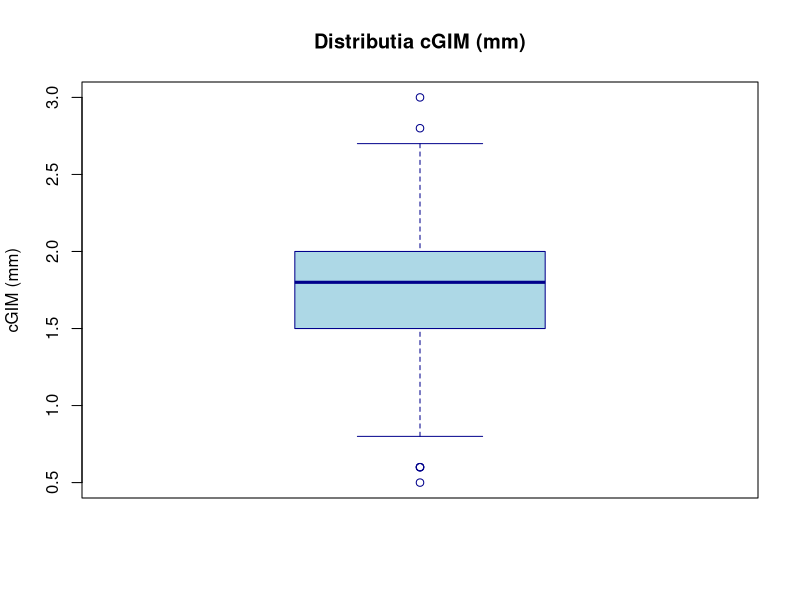
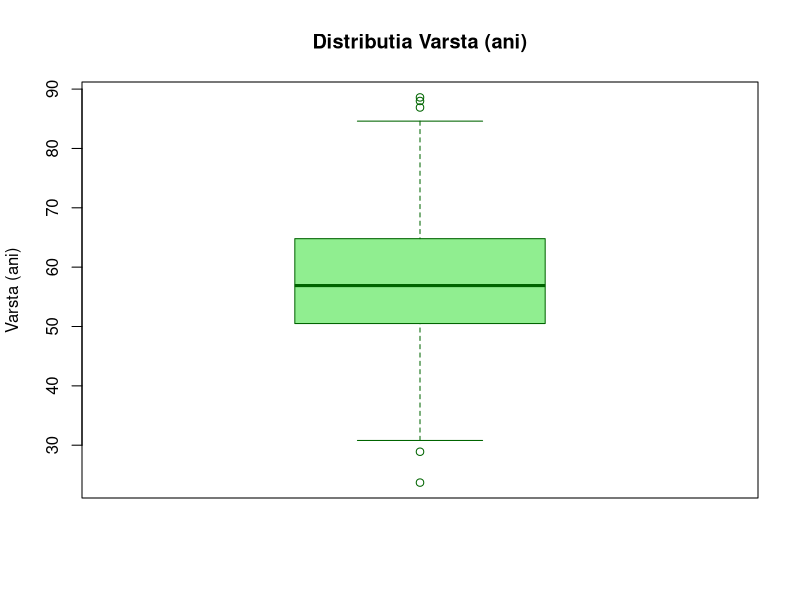
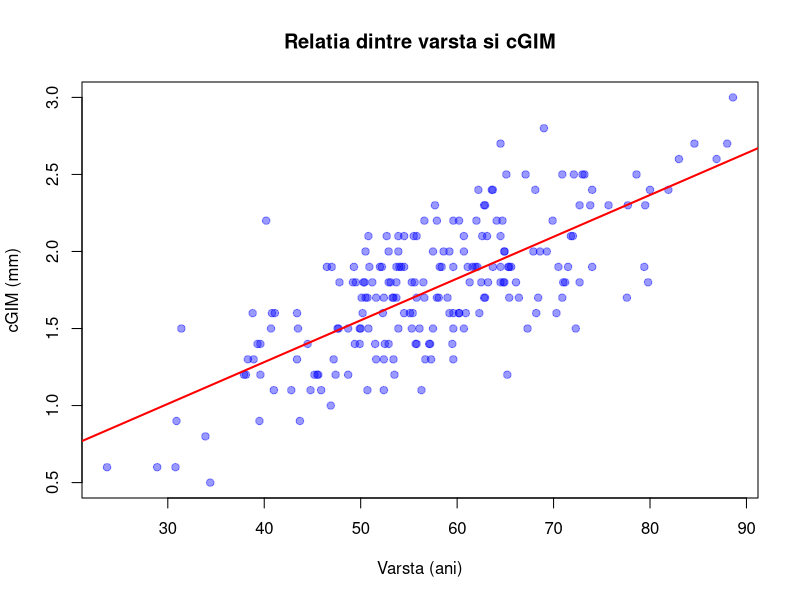
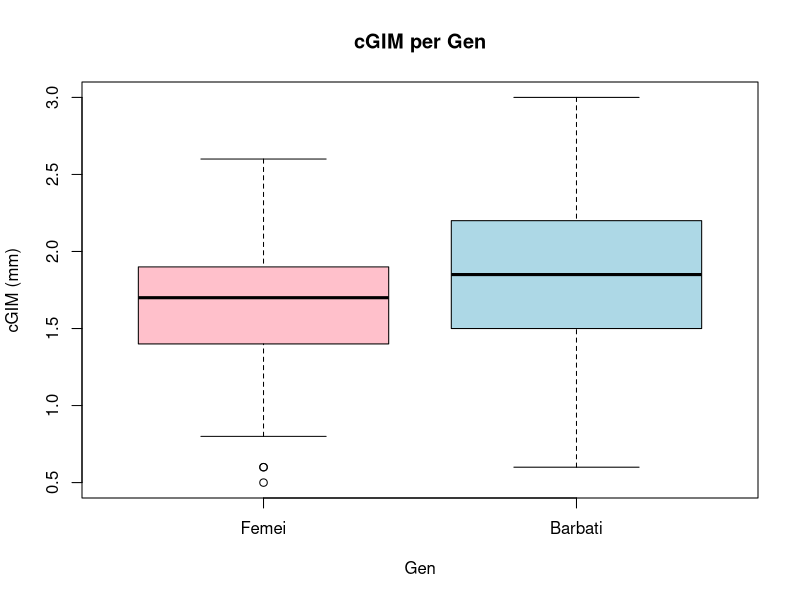
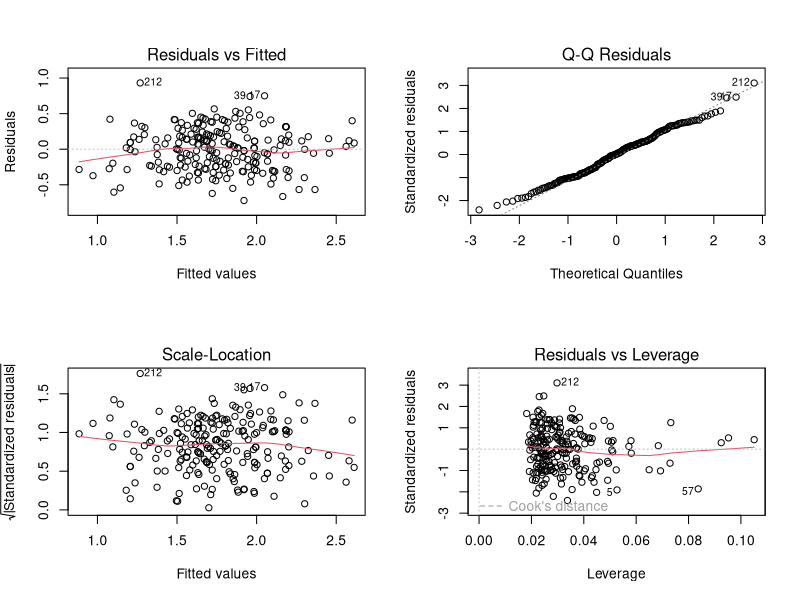
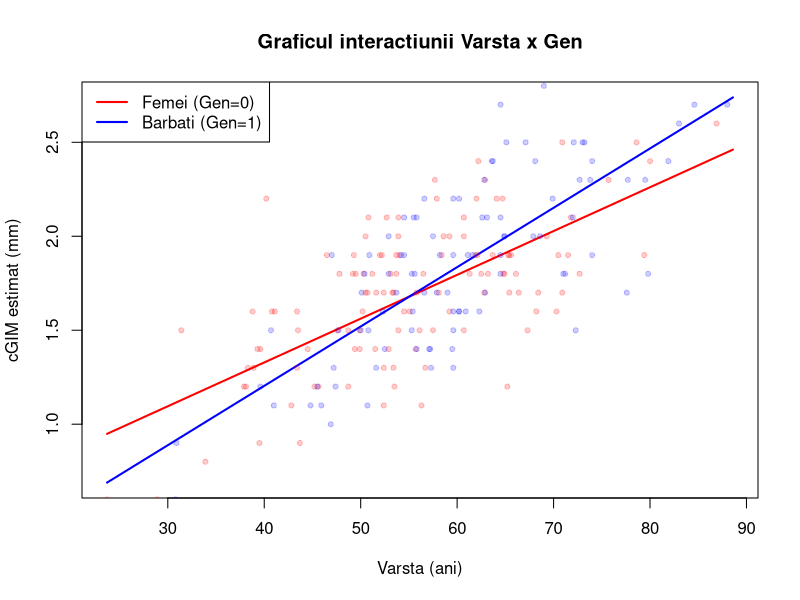
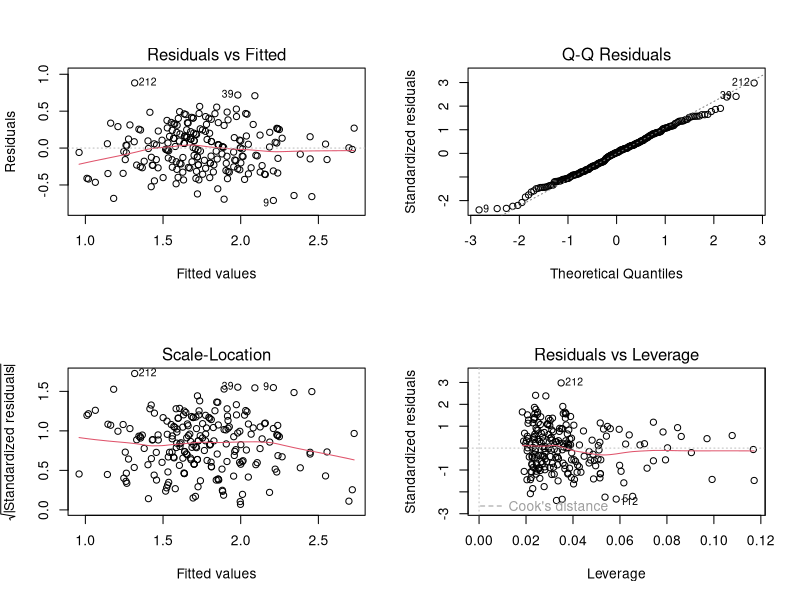

These figures' R source, in order:
# =============================================================================
# LP06 - Regresia liniara multipla cu efect de interactiune
# VD: cGIM_mm (grosimea intima-media carotidiana, mm)
# VI de interes: Varsta_ani, Gen
# Covariate: Durata_bolii_ani, Medicamente_antireumatice,
#            Medicamente_antiinfl_nesteroidiene, Corticosteroizi
# n = 214 pacienti cu artrita reumatoida
# =============================================================================

library(car)
library(lmtest)

data <- read.csv("data.csv", stringsAsFactors = FALSE)
n <- nrow(data)
cat("=== Structura datelor ===\n")
str(data)
cat("n =", n, "\n\n")

# Clean column name (trailing space)
colnames(data) <- trimws(colnames(data))

# Recode Gen as factor
data$Gen_f <- factor(data$Gen, levels=c(0,1), labels=c("Femei","Barbati"))

# =====================================================================
#   INTREBAREA 1 - REGRESIE SIMPLA: Varsta -> cGIM
# =====================================================================
cat("###################################################################\n")
cat("# INTREBAREA 1: Exista o dependenta liniara semnificativa intre\n")
cat("# varsta si cGIM la pacientii cu AR?\n")
cat("###################################################################\n\n")

cat("===========================================================================\n")
cat("1. SPECIFICAREA VARIABILELOR\n")
cat("===========================================================================\n\n")
cat("VD: cGIM_mm - cantitativa continua\n")
cat("VI: Varsta_ani - cantitativa continua\n\n")

cat("===========================================================================\n")
cat("2. ANALIZA DESCRIPTIVA\n")
cat("===========================================================================\n\n")

# cGIM
cat("--- cGIM_mm (mm) ---\n")
cat("  N:       ", sum(!is.na(data$cGIM_mm)), "\n")
cat("  NA:      ", sum(is.na(data$cGIM_mm)), "\n")
cat("  Media:   ", sprintf("%.4f", mean(data$cGIM_mm, na.rm=TRUE)), "\n")
cat("  Mediana: ", sprintf("%.4f", median(data$cGIM_mm, na.rm=TRUE)), "\n")
cat("  SD:      ", sprintf("%.4f", sd(data$cGIM_mm, na.rm=TRUE)), "\n")
cat("  Min:     ", sprintf("%.4f", min(data$cGIM_mm, na.rm=TRUE)), "\n")
cat("  Max:     ", sprintf("%.4f", max(data$cGIM_mm, na.rm=TRUE)), "\n")
q_cgim <- quantile(data$cGIM_mm, c(0.25, 0.75), na.rm=TRUE)
iqr_cgim <- IQR(data$cGIM_mm, na.rm=TRUE)
cat("  Q1:      ", sprintf("%.4f", q_cgim[1]), "\n")
cat("  Q3:      ", sprintf("%.4f", q_cgim[2]), "\n")
cat("  IQR:     ", sprintf("%.4f", iqr_cgim), "\n")
out_cgim <- data$cGIM_mm[data$cGIM_mm < q_cgim[1] - 1.5*iqr_cgim | data$cGIM_mm > q_cgim[2] + 1.5*iqr_cgim]
cat("  Outliers:", length(out_cgim), "\n\n")

# Varsta
cat("--- Varsta_ani (ani) ---\n")
cat("  N:       ", sum(!is.na(data$Varsta_ani)), "\n")
cat("  NA:      ", sum(is.na(data$Varsta_ani)), "\n")
cat("  Media:   ", sprintf("%.4f", mean(data$Varsta_ani, na.rm=TRUE)), "\n")
cat("  Mediana: ", sprintf("%.4f", median(data$Varsta_ani, na.rm=TRUE)), "\n")
cat("  SD:      ", sprintf("%.4f", sd(data$Varsta_ani, na.rm=TRUE)), "\n")
cat("  Min:     ", sprintf("%.4f", min(data$Varsta_ani, na.rm=TRUE)), "\n")
cat("  Max:     ", sprintf("%.4f", max(data$Varsta_ani, na.rm=TRUE)), "\n")
q_varsta <- quantile(data$Varsta_ani, c(0.25, 0.75), na.rm=TRUE)
iqr_varsta <- IQR(data$Varsta_ani, na.rm=TRUE)
cat("  Q1:      ", sprintf("%.4f", q_varsta[1]), "\n")
cat("  Q3:      ", sprintf("%.4f", q_varsta[2]), "\n")
cat("  IQR:     ", sprintf("%.4f", iqr_varsta), "\n")
out_varsta <- data$Varsta_ani[data$Varsta_ani < q_varsta[1] - 1.5*iqr_varsta | data$Varsta_ani > q_varsta[2] + 1.5*iqr_varsta]
cat("  Outliers:", length(out_varsta), "\n\n")

cat("===========================================================================\n")
cat("3. GRAFICE\n")
cat("===========================================================================\n\n")

png("q1_boxplot_cgim.png", width=600, height=400)
boxplot(data$cGIM_mm, main="Distributia cGIM (mm)", ylab="cGIM (mm)",
        col="lightblue", border="darkblue")
dev.off()
cat("Salvat: q1_boxplot_cgim.png\n")

png("q1_boxplot_varsta.png", width=600, height=400)
boxplot(data$Varsta_ani, main="Distributia Varsta (ani)", ylab="Varsta (ani)",
        col="lightgreen", border="darkgreen")
dev.off()
cat("Salvat: q1_boxplot_varsta.png\n")

png("q1_scatter.png", width=600, height=500)
plot(data$Varsta_ani, data$cGIM_mm,
     xlab="Varsta (ani)", ylab="cGIM (mm)",
     main="Relatia dintre varsta si cGIM",
     pch=19, col=rgb(0,0,1,0.4))
abline(lm(cGIM_mm ~ Varsta_ani, data=data), col="red", lwd=2)
dev.off()
cat("Salvat: q1_scatter.png\n\n")

cat("===========================================================================\n")
cat("4. CORELATIA\n")
cat("===========================================================================\n\n")

r1 <- cor.test(data$Varsta_ani, data$cGIM_mm)
cat("Pearson r =", sprintf("%.4f", r1$estimate), "\n")
cat("t =", sprintf("%.4f", r1$statistic), "\n")
cat("df =", r1$parameter, "\n")
cat("p-value =", format.pval(r1$p.value, digits=4), "\n")
cat("95% CI: [", sprintf("%.4f", r1$conf.int[1]), ",", sprintf("%.4f", r1$conf.int[2]), "]\n\n")

cat("===========================================================================\n")
cat("5. MODELUL DE REGRESIE SIMPLA (Varsta -> cGIM)\n")
cat("===========================================================================\n\n")

model_q1 <- lm(cGIM_mm ~ Varsta_ani, data=data)
s_q1 <- summary(model_q1)
print(s_q1)
cat("\n")

ci_q1 <- confint(model_q1)
cat("95% IC:\n")
print(ci_q1)
cat("\n")
cat("R² =", sprintf("%.4f", s_q1$r.squared), "\n")
cat("R² ajustat =", sprintf("%.4f", s_q1$adj.r.squared), "\n\n")

# =====================================================================
#   INTREBAREA 2 - REGRESIE SIMPLA: Gen -> cGIM
# =====================================================================
cat("###################################################################\n")
cat("# INTREBAREA 2: Exista o asociere semnificativa intre gen si cGIM\n")
cat("# la pacientii cu AR?\n")
cat("###################################################################\n\n")

cat("===========================================================================\n")
cat("1. SPECIFICAREA VARIABILELOR\n")
cat("===========================================================================\n\n")
cat("VD: cGIM_mm - cantitativa continua\n")
cat("VI: Gen - calitativa dihotomiala (0=Femei ref, 1=Barbati)\n\n")

cat("===========================================================================\n")
cat("2. ANALIZA DESCRIPTIVA\n")
cat("===========================================================================\n\n")

cat("Distributia Gen:\n")
print(table(data$Gen_f))
cat("\n")

for (g in levels(data$Gen_f)) {
  sub <- data$cGIM_mm[data$Gen_f == g]
  cat(sprintf("cGIM la %s (n=%d): Media=%.4f, SD=%.4f, Mediana=%.4f\n",
              g, length(sub), mean(sub), sd(sub), median(sub)))
}
cat("\n")

png("q2_boxplot_cgim_by_gen.png", width=600, height=500)
boxplot(cGIM_mm ~ Gen_f, data=data, main="cGIM per Gen",
        ylab="cGIM (mm)", xlab="Gen", col=c("pink","lightblue"))
dev.off()
cat("Salvat: q2_boxplot_cgim_by_gen.png\n\n")

cat("===========================================================================\n")
cat("3. MODELUL DE REGRESIE SIMPLA (Gen -> cGIM)\n")
cat("===========================================================================\n\n")

model_q2 <- lm(cGIM_mm ~ Gen, data=data)
s_q2 <- summary(model_q2)
print(s_q2)
cat("\n")

ci_q2 <- confint(model_q2)
cat("95% IC:\n")
print(ci_q2)
cat("\n")
cat("R² =", sprintf("%.4f", s_q2$r.squared), "\n")
cat("R² ajustat =", sprintf("%.4f", s_q2$adj.r.squared), "\n\n")

# =====================================================================
#   INTREBAREA 3 - REGRESIE MULTIPLA FARA INTERACTIUNE
# =====================================================================
cat("###################################################################\n")
cat("# INTREBAREA 3: Exista o dependenta liniara semnificativa intre\n")
cat("# varsta si cGIM, ajustind pentru gen si caracteristicile clinice?\n")
cat("###################################################################\n\n")

cat("===========================================================================\n")
cat("1. SPECIFICAREA VARIABILELOR\n")
cat("===========================================================================\n\n")
cat("VD: cGIM_mm\n")
cat("VI de interes: Varsta_ani, Gen\n")
cat("Covariate: Durata_bolii_ani, Medicamente_antireumatice,\n")
cat("           Medicamente_antiinfl_nesteroidiene, Corticosteroizi\n\n")

cat("===========================================================================\n")
cat("2. STATISTICI DESCRIPTIVE COVARIATE\n")
cat("===========================================================================\n\n")

# Durata bolii
cat("--- Durata_bolii_ani ---\n")
cat("  N:       ", sum(!is.na(data$Durata_bolii_ani)), "\n")
cat("  Media:   ", sprintf("%.4f", mean(data$Durata_bolii_ani, na.rm=TRUE)), "\n")
cat("  SD:      ", sprintf("%.4f", sd(data$Durata_bolii_ani, na.rm=TRUE)), "\n")
cat("  Min:     ", sprintf("%.4f", min(data$Durata_bolii_ani, na.rm=TRUE)), "\n")
cat("  Max:     ", sprintf("%.4f", max(data$Durata_bolii_ani, na.rm=TRUE)), "\n\n")

cat("Medicamente_antireumatice:\n")
print(table(data$Medicamente_antireumatice))
cat("\nMedicamente_antiinfl_nesteroidiene:\n")
print(table(data$Medicamente_antiinfl_nesteroidiene))
cat("\nCorticosteroizi:\n")
print(table(data$Corticosteroizi))
cat("\n")

cat("===========================================================================\n")
cat("3. MODELUL DE REGRESIE MULTIPLA FARA INTERACTIUNE\n")
cat("===========================================================================\n\n")

model_q3 <- lm(cGIM_mm ~ Varsta_ani + Gen + Durata_bolii_ani +
                  Medicamente_antireumatice + Medicamente_antiinfl_nesteroidiene +
                  Corticosteroizi, data=data)
s_q3 <- summary(model_q3)
print(s_q3)
cat("\n")

ci_q3 <- confint(model_q3)
cat("95% IC:\n")
print(ci_q3)
cat("\n")

# F-test global
cat("Testul F global:\n")
cat("  F =", sprintf("%.4f", s_q3$fstatistic[1]), "\n")
cat("  df1 =", s_q3$fstatistic[2], ", df2 =", s_q3$fstatistic[3], "\n")
p_f3 <- pf(s_q3$fstatistic[1], s_q3$fstatistic[2], s_q3$fstatistic[3], lower.tail=FALSE)
cat("  p-value =", format.pval(p_f3, digits=4), "\n\n")

cat("R² =", sprintf("%.4f", s_q3$r.squared), "\n")
cat("R² ajustat =", sprintf("%.4f", s_q3$adj.r.squared), "\n\n")

# Diagnostics Q3
cat("===========================================================================\n")
cat("4. DIAGNOSTICE MODEL Q3\n")
cat("===========================================================================\n\n")

resid_q3 <- residuals(model_q3)
sw3 <- shapiro.test(resid_q3)
cat("Shapiro-Wilk: W =", sprintf("%.4f", sw3$statistic), ", p =", format.pval(sw3$p.value, digits=4), "\n")
if (sw3$p.value > 0.05) {
  cat("  Reziduurile sunt normal distribuite.\n")
} else {
  cat("  Reziduurile NU sunt normal distribuite.\n")
}

bp3 <- bptest(model_q3)
cat("Breusch-Pagan: BP =", sprintf("%.4f", bp3$statistic),
    ", p =", format.pval(bp3$p.value, digits=4), "\n")
if (bp3$p.value > 0.05) {
  cat("  Homoscedasticitate respectata.\n")
} else {
  cat("  Heteroscedasticitate detectata.\n")
}

dw3 <- dwtest(model_q3)
cat("Durbin-Watson: DW =", sprintf("%.4f", dw3$statistic),
    ", p =", format.pval(dw3$p.value, digits=4), "\n")
if (dw3$p.value > 0.05) {
  cat("  Erorile sunt independente.\n")
} else {
  cat("  Erorile NU sunt independente.\n")
}

cook3 <- cooks.distance(model_q3)
cat("Cook's D > 4/n:", sum(cook3 > 4/n), "observatii\n")
sr3 <- rstandard(model_q3)
cat("Reziduuri standardizate |> 2|:", sum(abs(sr3) > 2), "observatii\n\n")

cat("VIF:\n")
print(vif(model_q3))
cat("\n")

png("q3_diagnostic.png", width=900, height=800, res=150)
par(mfrow=c(2,2))
plot(model_q3)
dev.off()
cat("Salvat: q3_diagnostic.png\n\n")

# =====================================================================
#   INTREBAREA 4 - REGRESIE MULTIPLA CU INTERACTIUNE Varsta*Gen
# =====================================================================
cat("###################################################################\n")
cat("# INTREBAREA 4: Dependenta liniara intre varsta si cGIM difera\n")
cat("# semnificativ in functie de gen, ajustind pentru covariate?\n")
cat("###################################################################\n\n")

cat("===========================================================================\n")
cat("1. MODELUL CU INTERACTIUNE\n")
cat("===========================================================================\n\n")

model_q4 <- lm(cGIM_mm ~ Varsta_ani * Gen + Durata_bolii_ani +
                  Medicamente_antireumatice + Medicamente_antiinfl_nesteroidiene +
                  Corticosteroizi, data=data)
s_q4 <- summary(model_q4)
print(s_q4)
cat("\n")

ci_q4 <- confint(model_q4)
cat("95% IC:\n")
print(ci_q4)
cat("\n")

# F-test global
cat("Testul F global:\n")
cat("  F =", sprintf("%.4f", s_q4$fstatistic[1]), "\n")
cat("  df1 =", s_q4$fstatistic[2], ", df2 =", s_q4$fstatistic[3], "\n")
p_f4 <- pf(s_q4$fstatistic[1], s_q4$fstatistic[2], s_q4$fstatistic[3], lower.tail=FALSE)
cat("  p-value =", format.pval(p_f4, digits=4), "\n\n")

cat("R² =", sprintf("%.4f", s_q4$r.squared), "\n")
cat("R² ajustat =", sprintf("%.4f", s_q4$adj.r.squared), "\n\n")

# Semnificatia interactiunii
cat("===========================================================================\n")
cat("2. SEMNIFICATIA TERMENULUI DE INTERACTIUNE\n")
cat("===========================================================================\n\n")

coef_q4 <- s_q4$coefficients
int_row <- which(rownames(coef_q4) == "Varsta_ani:Gen")
cat("Coeficient interactiune (Varsta_ani:Gen):\n")
cat("  B =", sprintf("%.4f", coef_q4[int_row, 1]), "\n")
cat("  SE =", sprintf("%.4f", coef_q4[int_row, 2]), "\n")
cat("  t =", sprintf("%.4f", coef_q4[int_row, 3]), "\n")
cat("  p =", format.pval(coef_q4[int_row, 4], digits=4), "\n\n")
if (coef_q4[int_row, 4] < 0.05) {
  cat("Interactiunea este semnificativa (p < 0.05): efectul varstei\n")
  cat("asupra cGIM difera semnificativ intre barbati si femei.\n\n")
} else {
  cat("Interactiunea NU este semnificativa (p >= 0.05): efectul varstei\n")
  cat("asupra cGIM nu difera semnificativ intre barbati si femei.\n\n")
}

# Interaction plot
cat("===========================================================================\n")
cat("3. GRAFICUL INTERACTIUNII\n")
cat("===========================================================================\n\n")

png("q4_interaction_plot.png", width=700, height=500)
varsta_range <- seq(min(data$Varsta_ani), max(data$Varsta_ani), length.out=100)
newdata_f <- data.frame(
  Varsta_ani = varsta_range, Gen = 0,
  Durata_bolii_ani = mean(data$Durata_bolii_ani),
  Medicamente_antireumatice = mean(data$Medicamente_antireumatice),
  Medicamente_antiinfl_nesteroidiene = mean(data$Medicamente_antiinfl_nesteroidiene),
  Corticosteroizi = mean(data$Corticosteroizi))
pred_f <- predict(model_q4, newdata_f)
newdata_m <- data.frame(
  Varsta_ani = varsta_range, Gen = 1,
  Durata_bolii_ani = mean(data$Durata_bolii_ani),
  Medicamente_antireumatice = mean(data$Medicamente_antireumatice),
  Medicamente_antiinfl_nesteroidiene = mean(data$Medicamente_antiinfl_nesteroidiene),
  Corticosteroizi = mean(data$Corticosteroizi))
pred_m <- predict(model_q4, newdata_m)

plot(varsta_range, pred_f, type="l", col="red", lwd=2,
     xlab="Varsta (ani)", ylab="cGIM estimat (mm)",
     main="Graficul interactiunii Varsta x Gen",
     ylim=range(c(pred_f, pred_m)))
lines(varsta_range, pred_m, col="blue", lwd=2)
legend("topleft", legend=c("Femei (Gen=0)", "Barbati (Gen=1)"),
       col=c("red","blue"), lwd=2)
points(data$Varsta_ani[data$Gen==0], data$cGIM_mm[data$Gen==0],
       pch=19, col=rgb(1,0,0,0.2), cex=0.7)
points(data$Varsta_ani[data$Gen==1], data$cGIM_mm[data$Gen==1],
       pch=19, col=rgb(0,0,1,0.2), cex=0.7)
dev.off()
cat("Salvat: q4_interaction_plot.png\n\n")

# Diagnostics Q4
cat("===========================================================================\n")
cat("4. DIAGNOSTICE MODEL Q4\n")
cat("===========================================================================\n\n")

resid_q4 <- residuals(model_q4)
sw4 <- shapiro.test(resid_q4)
cat("Shapiro-Wilk: W =", sprintf("%.4f", sw4$statistic), ", p =", format.pval(sw4$p.value, digits=4), "\n")
if (sw4$p.value > 0.05) {
  cat("  Reziduurile sunt normal distribuite.\n")
} else {
  cat("  Reziduurile NU sunt normal distribuite.\n")
}

bp4 <- bptest(model_q4)
cat("Breusch-Pagan: BP =", sprintf("%.4f", bp4$statistic),
    ", p =", format.pval(bp4$p.value, digits=4), "\n")
if (bp4$p.value > 0.05) {
  cat("  Homoscedasticitate respectata.\n")
} else {
  cat("  Heteroscedasticitate detectata.\n")
}

dw4 <- dwtest(model_q4)
cat("Durbin-Watson: DW =", sprintf("%.4f", dw4$statistic),
    ", p =", format.pval(dw4$p.value, digits=4), "\n")
if (dw4$p.value > 0.05) {
  cat("  Erorile sunt independente.\n")
} else {
  cat("  Erorile NU sunt independente.\n")
}

cook4 <- cooks.distance(model_q4)
cat("Cook's D > 4/n:", sum(cook4 > 4/n), "observatii\n")
sr4 <- rstandard(model_q4)
cat("Reziduuri standardizate |> 2|:", sum(abs(sr4) > 2), "observatii\n\n")

cat("VIF:\n")
print(vif(model_q4))
cat("\n")

png("q4_diagnostic.png", width=900, height=800, res=150)
par(mfrow=c(2,2))
plot(model_q4)
dev.off()
cat("Salvat: q4_diagnostic.png\n\n")

# =====================================================================
#   COMPARAREA MODELELOR NESTED (Q3 vs Q4)
# =====================================================================
cat("###################################################################\n")
cat("# COMPARAREA MODELELOR: Fara interactiune (Q3) vs Cu interactiune (Q4)\n")
cat("###################################################################\n\n")

anova_comp <- anova(model_q3, model_q4)
print(anova_comp)
cat("\n")

if (anova_comp$`Pr(>F)`[2] < 0.05) {
  cat("Decizie: p < 0.05 => Modelul cu interactiune (Q4) este semnificativ\n")
  cat("mai bun decat modelul fara interactiune (Q3).\n\n")
} else {
  cat("Decizie: p >= 0.05 => Modelul cu interactiune (Q4) NU este\n")
  cat("semnificativ mai bun. Se pastreaza modelul mai simplu (Q3).\n\n")
}

cat("Comparatie R²:\n")
cat("  Model Q3 (fara interactiune): R² =", sprintf("%.4f", s_q3$r.squared),
    ", Adj R² =", sprintf("%.4f", s_q3$adj.r.squared), "\n")
cat("  Model Q4 (cu interactiune):   R² =", sprintf("%.4f", s_q4$r.squared),
    ", Adj R² =", sprintf("%.4f", s_q4$adj.r.squared), "\n\n")

# Interpretare
cat("===========================================================================\n")
cat("INTERPRETARE\n")
cat("===========================================================================\n\n")

coef_q3_vals <- coef(model_q3)
coef_q4_vals <- coef(model_q4)

cat("Model Q3 (fara interactiune):\n")
cat("  Varsta_ani (B =", sprintf("%.4f", coef_q3_vals["Varsta_ani"]),
    "): La cresterea cu 1 an, cGIM creste cu",
    sprintf("%.4f", coef_q3_vals["Varsta_ani"]), "mm, controlind pentru celelalte.\n")
cat("  Gen (B =", sprintf("%.4f", coef_q3_vals["Gen"]),
    "): Barbatii au un cGIM cu", sprintf("%.4f", coef_q3_vals["Gen"]),
    "mm diferit fata de femei.\n\n")

cat("Model Q4 (cu interactiune):\n")
cat("  Varsta_ani (B =", sprintf("%.4f", coef_q4_vals["Varsta_ani"]),
    "): Efectul varstei la femei (Gen=0)\n")
cat("  Varsta_ani:Gen (B =", sprintf("%.4f", coef_q4_vals["Varsta_ani:Gen"]),
    "): Diferenta de efect al varstei intre barbati si femei.\n")
cat("  La barbati, efectul varstei =",
    sprintf("%.4f", coef_q4_vals["Varsta_ani"] + coef_q4_vals["Varsta_ani:Gen"]), "\n\n")

cat("=== ANALIZA COMPLETA ===\n")
